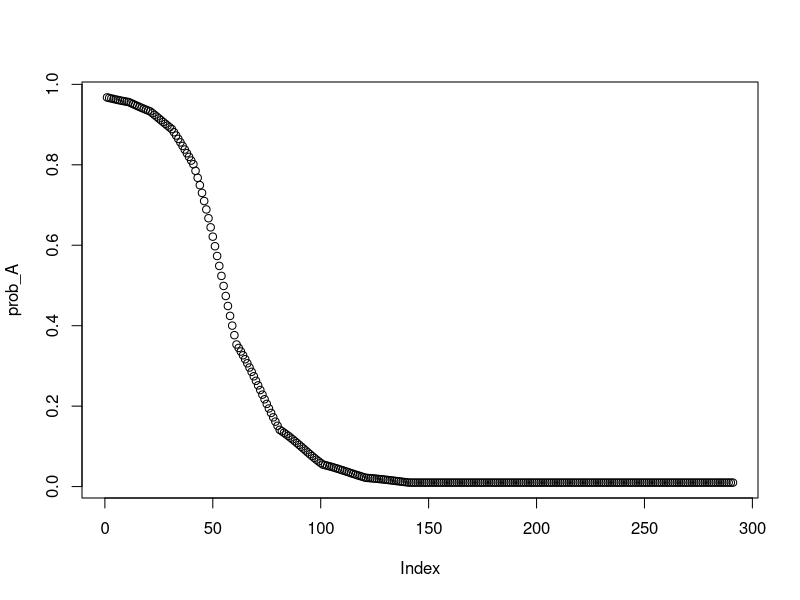

Recreate this plot in R.
#-------------------#
# CATEGORISATION    #
#-------------------#

# Write function to calculate 
# stim x's probability of being categorized as belonging to A

CatA_vals = c(1,2,3,4,5)
CatB_vals = c(7,9,11,13,15)


categ = function(c,x){
  dists_to_A=abs(x-CatA_vals)
  dists_to_B=abs(x-CatB_vals)
  sims_to_A=exp(-c*dists_to_A)
  sims_to_B=exp(-c*dists_to_B)
  prob_A = sum(sims_to_A)/(sum(sims_to_A)+sum(sims_to_B))
  return(prob_A)
}

categ(0.5,2)

values = seq(1,30,.1)

prob_A = NULL 
c = 0.5
for (n in 1:length(values)){
  prob_A[n]=categ(c,values[n])
}

# Plot
plot(prob_A)
